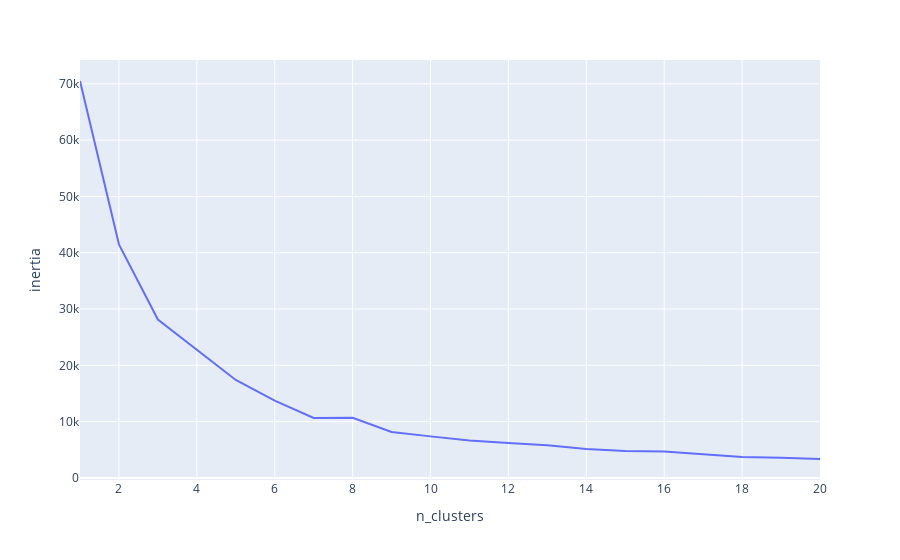

Write notebook code for a chart like this one.
### Code cell
px.line(history, x='n_clusters', y='inertia')
# Looks like 6 clusters forms an elbow.

### Figure 1 — Plotly figure (JSON) as saved in the notebook; plotly's stock layout.template omitted (floating-point values rounded to 4 significant figures)
{"data": [{"hovertemplate": "n_clusters=%{x}<br>inertia=%{y}<extra></extra>", "legendgroup": "", "line": {"color": "#636efa", "dash": "solid"}, "marker": {"symbol": "circle"}, "mode": "lines", "name": "", "orientation": "v", "showlegend": false, "type": "scatter", "x": [1, 2, 3, 4, 5, 6, 7, 8, 9, 10, 11, 12, 13, 14, 15, 16, 17, 18, 19, 20], "xaxis": "x", "y": [70500.0, 41480.0, 28130.0, 22810.0, 17400.0, 13730.0, 10660.0, 10680.0, 8171.0, 7377.0, 6639.0, 6194.0, 5820.0, 5115.0, 4757.0, 4696.0, 4227.0, 3721.0, 3569.0, 3358.0], "yaxis": "y"}], "layout": {"legend": {"tracegroupgap": 0}, "margin": {"t": 60}, "xaxis": {"anchor": "y", "domain": [0, 1], "title": {"text": "n_clusters"}}, "yaxis": {"anchor": "x", "domain": [0, 1], "title": {"text": "inertia"}}}}
